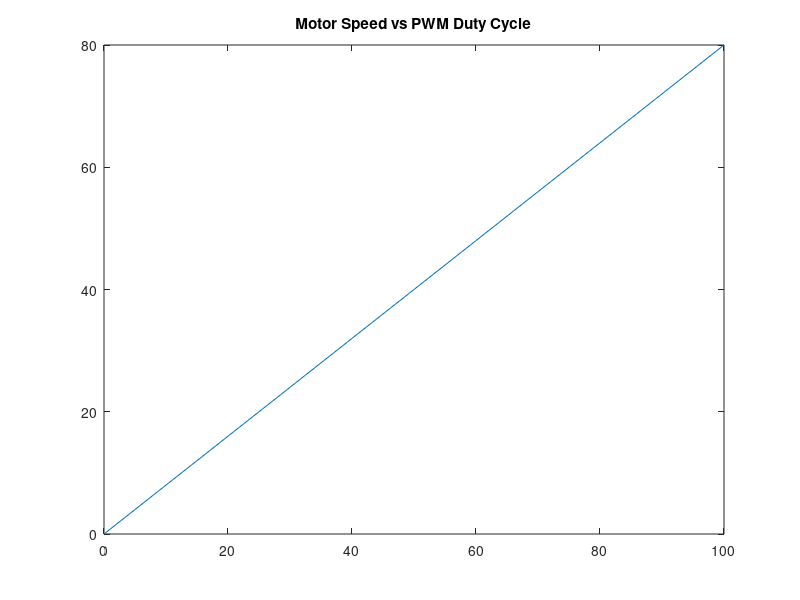

Write the MATLAB code that produced this figure.
% Sample MATLAB code for PWM simulation
rpm = 0:10:100;
duty = rpm * 0.8;
plot(rpm, duty);
title('Motor Speed vs PWM Duty Cycle');